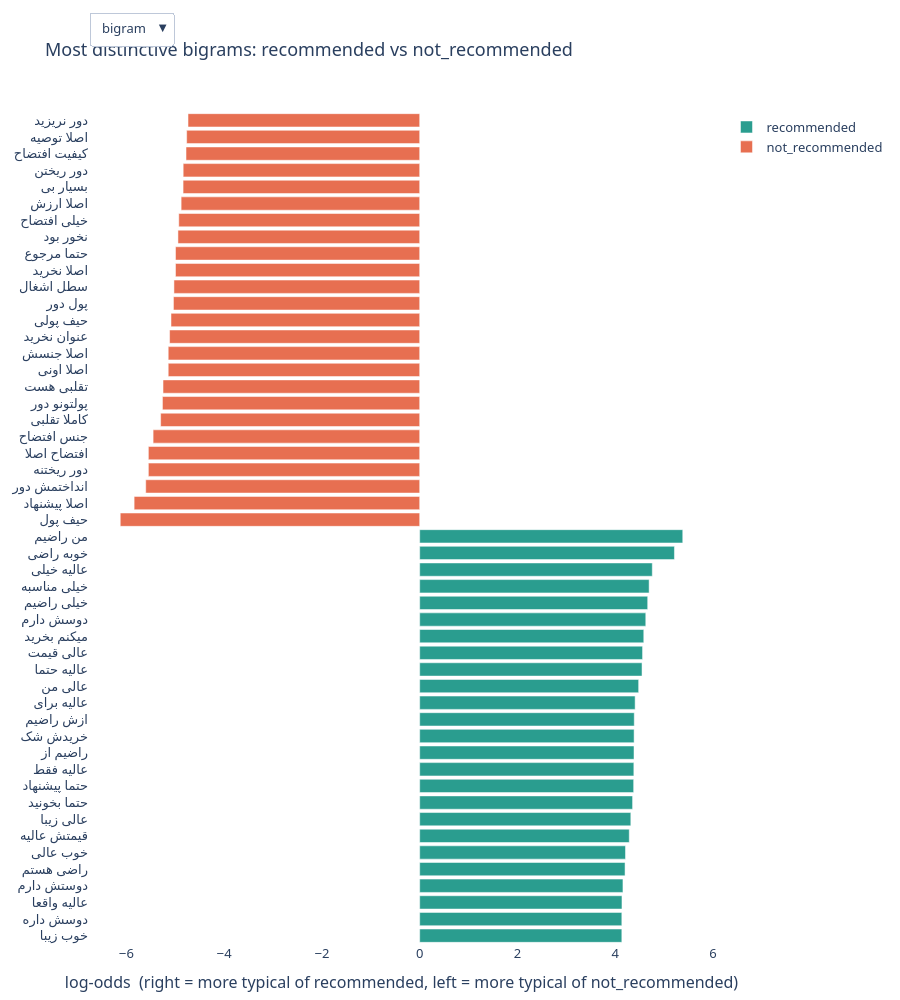

Notebook code for this chart:
### Markdown cell above
## Cell 4 — "Distinguishing" words and bigrams for each class (much more useful)

### Code cell
import numpy as np
import pandas as pd

def distinctive(cnt_a, cnt_b, min_count=30, k=25, alpha=1.0, is_bigram=False):
    na, nb = sum(cnt_a.values()), sum(cnt_b.values())
    rows = []
    for key in set(cnt_a) | set(cnt_b):
        a, b = cnt_a.get(key, 0), cnt_b.get(key, 0)
        if a + b < min_count:
            continue
        score = np.log((a + alpha) / (na + alpha)) - np.log((b + alpha) / (nb + alpha))
        name = " ".join(key) if is_bigram else key
        rows.append((name, round(float(score), 3), a, b))
    rows.sort(key=lambda r: -r[1])
    return rows[:k], rows[-k:][::-1]

print("labels:", labels)
POS, NEG = "recommended", "not_recommended"
assert POS in B and NEG in B, "class names do not match `labels`"

pos_bi, neg_bi = distinctive(B[POS], B[NEG], min_count=30, k=25, is_bigram=True)
pos_uni, neg_uni = distinctive(U[POS], U[NEG], min_count=30, k=25, is_bigram=False)

# ---- CSV ----
cols = ["term", "log_odds", "count_pos", "count_neg"]
parts = []
for rows, unit, side in [(pos_bi, "bigram", POS), (neg_bi, "bigram", NEG),
                         (pos_uni, "word", POS), (neg_uni, "word", NEG)]:
    d = pd.DataFrame(rows, columns=cols)
    d["unit"], d["side"] = unit, side
    parts.append(d)
distinct_df = pd.concat(parts, ignore_index=True)
distinct_df.to_csv(OUT_DIR / "distinctive_terms.csv", index=False, encoding="utf-8-sig")

# ---- Diverging bar HTML ----
fig2 = go.Figure()
units = ["bigram", "word"]
for u in units:
    d = distinct_df[distinct_df["unit"] == u].sort_values("log_odds")   # most positive ends up on top
    for side, color in [(POS, "#2a9d8f"), (NEG, "#e76f51")]:
        s = d[d["side"] == side]
        fig2.add_trace(go.Bar(
            x=s["log_odds"], y=s["term"], orientation="h", name=side,
            marker_color=color, visible=(u == units[0]),
            customdata=s[["count_pos", "count_neg"]].values,
            hovertemplate=("%{y}<br>log-odds: %{x}<br>"
                           f"{POS}: " "%{customdata[0]:,}<br>"
                           f"{NEG}: " "%{customdata[1]:,}<extra></extra>")))

buttons = []
for i, u in enumerate(units):
    vis = [False] * (2 * len(units))
    vis[2 * i] = vis[2 * i + 1] = True
    buttons.append(dict(label=u, method="update",
                        args=[{"visible": vis}, {"title": f"Most distinctive {u}s: {POS} vs {NEG}"}]))

fig2.update_layout(
    title=f"Most distinctive bigrams: {POS} vs {NEG}",
    xaxis_title=f"log-odds  (right = more typical of {POS}, left = more typical of {NEG})",
    updatemenus=[dict(buttons=buttons, x=0.0, y=1.12, xanchor="left")],
    template="plotly_white", font=dict(family=FONT, size=13),
    barmode="relative", height=1000, margin=dict(l=20, r=20, t=110, b=40))

fig2.write_html(OUT_DIR / "distinctive_terms.html", include_plotlyjs=True)
fig2.show()
print("saved to:", OUT_DIR)

### Figure 1 — Plotly figure (JSON) as saved in the notebook; plotly's stock layout.template omitted (floating-point values rounded to 4 significant figures)
{"data": [{"customdata": [[296, 0], [296, 0], [297, 0], [303, 0], [5078, 15], [960, 2], [691, 1], [356, 0], [369, 0], [756, 1], [379, 0], [380, 0], [381, 0], [382, 0], [389, 0], [418, 0], [448, 0], [453, 0], [1396, 2], [969, 1], [1007, 1], [518, 0], [553, 0], [870, 0], [1032, 0]], "hovertemplate": "%{y}<br>log-odds: %{x}<br>recommended: %{customdata[0]:,}<br>not_recommended: %{customdata[1]:,}<extra></extra>", "marker": {"color": "#2a9d8f"}, "name": "recommended", "orientation": "h", "type": "bar", "visible": true, "x": [4.134, 4.134, 4.137, 4.157, 4.2, 4.209, 4.286, 4.318, 4.354, 4.376, 4.38, 4.383, 4.385, 4.388, 4.406, 4.478, 4.547, 4.558, 4.583, 4.624, 4.663, 4.692, 4.757, 5.21, 5.38], "y": ["خوب زیبا", "دوسش داره", "عالیه واقعا", "دوستش دارم", "راضی هستم", "خوب عالی", "قیمتش عالیه", "عالی زیبا", "حتما بخونید", "حتما پیشنهاد", "عالیه فقط", "راضیم از", "خریدش شک", "ازش راضیم", "عالیه برای", "عالی من", "عالیه حتما", "عالی قیمت", "میکنم بخرید", "دوسش دارم", "خیلی راضیم", "خیلی مناسبه", "عالیه خیلی", "خوبه راضی", "من راضیم"]}, {"customdata": [[1, 191], [3, 288], [0, 56], [0, 53], [0, 53], [0, 48], [0, 41], [1, 80], [0, 39], [0, 35], [0, 35], [0, 34], [0, 33], [2, 96], [0, 31], [9, 309], [0, 30], [1, 58], [1, 57], [7, 220], [10, 291], [1, 52], [2, 74], [12, 320], [4, 119]], "hovertemplate": "%{y}<br>log-odds: %{x}<br>recommended: %{customdata[0]:,}<br>not_recommended: %{customdata[1]:,}<extra></extra>", "marker": {"color": "#e76f51"}, "name": "not_recommended", "orientation": "h", "type": "bar", "visible": true, "x": [-6.124, -5.84, -5.603, -5.549, -5.549, -5.452, -5.298, -5.261, -5.249, -5.143, -5.143, -5.115, -5.086, -5.036, -5.026, -4.994, -4.994, -4.944, -4.927, -4.879, -4.839, -4.837, -4.779, -4.766, -4.738], "y": ["حیف پول", "اصلا پیشنهاد", "انداختمش دور", "دور ریختنه", "افتضاح اصلا", "جنس افتضاح", "کاملا تقلبی", "پولتونو دور", "تقلبی هست", "اصلا اونی", "اصلا جنسش", "عنوان نخرید", "حیف پولی", "پول دور", "سطل اشغال", "اصلا نخرید", "حتما مرجوع", "نخور بود", "خیلی افتضاح", "اصلا ارزش", "بسیار بی", "دور ریختن", "کیفیت افتضاح", "اصلا توصیه", "دور نریزید"]}, {"customdata": [[523, 3], [409, 2], [52206, 376], [138, 0], [288, 1], [146, 0], [886, 5], [1491, 9], [149, 0], [154, 0], [165, 0], [498, 2], [167, 0], [167, 0], [171, 0], [1033, 5], [21437, 121], [562, 2], [196, 0], [237, 0], [257, 0], [290, 0], [630, 1], [2237, 6], [9007, 24]], "hovertemplate": "%{y}<br>log-odds: %{x}<br>recommended: %{customdata[0]:,}<br>not_recommended: %{customdata[1]:,}<extra></extra>", "marker": {"color": "#2a9d8f"}, "name": "recommended", "orientation": "h", "type": "bar", "visible": false, "x": [3.266, 3.308, 3.321, 3.325, 3.364, 3.381, 3.387, 3.396, 3.401, 3.434, 3.503, 3.505, 3.515, 3.515, 3.538, 3.54, 3.56, 3.625, 3.674, 3.863, 3.944, 4.064, 4.145, 4.158, 4.278], "y": ["نظیر", "نازه", "عالی", "بینظیر", "گوگولی", "وکاربردی", "عاالی", "راحته", "بخوانید", "عالیست", "نوستالژی", "عالیهه", "وزیبا", "عاشقشم", "بخونیدش", "کاربردیه", "عالیه", "راضیه", "خوشگلن", "گوگولیه", "بادوام", "وعالی", "عاشقش", "عالیی", "راضیم"]}, {"customdata": [[0, 59], [4, 179], [0, 35], [1, 53], [18, 386], [3, 77], [2, 57], [82, 1513], [4, 86], [30, 522], [8, 150], [3, 60], [5, 79], [19, 246], [10, 133], [36, 445], [4, 58], [7, 87], [10, 101], [3, 35], [165, 1488], [3, 34], [7, 65], [5, 45], [11, 89]], "hovertemplate": "%{y}<br>log-odds: %{x}<br>recommended: %{customdata[0]:,}<br>not_recommended: %{customdata[1]:,}<extra></extra>", "marker": {"color": "#e76f51"}, "name": "not_recommended", "orientation": "h", "type": "bar", "visible": false, "x": [-5.704, -5.193, -5.193, -4.905, -4.623, -4.58, -4.571, -4.513, -4.466, -4.435, -4.429, -4.334, -4.2, -4.123, -4.109, -4.099, -4.077, -4.007, -3.836, -3.806, -3.803, -3.778, -3.719, -3.646, -3.624], "y": ["ریختنه", "پولتونو", "پولتو", "افتضااح", "افتضاحه", "پولمو", "مزخرفه", "افتضاح", "آشغاله", "متاسفم", "مزخرف", "فاجعه", "انداختمش", "پولتون", "نریزید", "نخور", "اشغاله", "شباهتی", "پولم", "بدردنخور", "نخرید", "جوب", "تقلبیه", "گند", "زباله"]}], "layout": {"barmode": "relative", "font": {"family": "Vazirmatn, Tahoma, 'Segoe UI', sans-serif", "size": 13}, "height": 1000, "margin": {"b": 40, "l": 20, "r": 20, "t": 110}, "title": {"text": "Most distinctive bigrams: recommended vs not_recommended"}, "updatemenus": [{"buttons": [{"args": [{"visible": [true, true, false, false]}, {"title": "Most distinctive bigrams: recommended vs not_recommended"}], "label": "bigram", "method": "update"}, {"args": [{"visible": [false, false, true, true]}, {"title": "Most distinctive words: recommended vs not_recommended"}], "label": "word", "method": "update"}], "x": 0, "xanchor": "left", "y": 1.12}], "xaxis": {"title": {"text": "log-odds  (right = more typical of recommended, left = more typical of not_recommended)"}}}}
